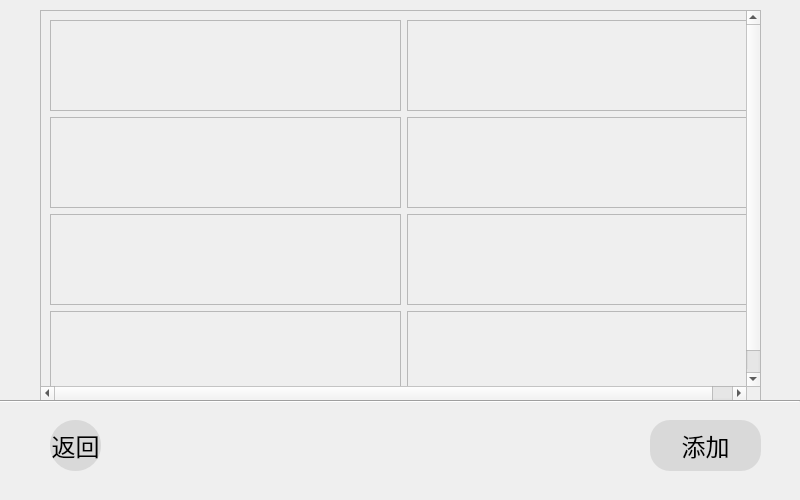
<?xml version="1.0" encoding="UTF-8"?>
<ui version="4.0">
 <class>AllTickets</class>
 <widget class="QMainWindow" name="AllTickets">
  <property name="geometry">
   <rect>
    <x>0</x>
    <y>0</y>
    <width>800</width>
    <height>500</height>
   </rect>
  </property>
  <property name="windowTitle">
   <string>MainWindow</string>
  </property>
  <widget class="QWidget" name="centralwidget">
   <widget class="QScrollArea" name="scrollArea">
    <property name="geometry">
     <rect>
      <x>40</x>
      <y>10</y>
      <width>721</width>
      <height>391</height>
     </rect>
    </property>
    <property name="minimumSize">
     <size>
      <width>721</width>
      <height>321</height>
     </size>
    </property>
    <property name="styleSheet">
     <string notr="true"/>
    </property>
    <property name="widgetResizable">
     <bool>true</bool>
    </property>
    <widget class="QWidget" name="scrollAreaWidgetContents">
     <property name="geometry">
      <rect>
       <x>0</x>
       <y>0</y>
       <width>719</width>
       <height>389</height>
      </rect>
     </property>
     <layout class="QGridLayout" name="gridLayout">
      <item row="0" column="2">
       <widget class="QFrame" name="frame_6">
        <property name="sizePolicy">
         <sizepolicy hsizetype="Preferred" vsizetype="Preferred">
          <horstretch>0</horstretch>
          <verstretch>0</verstretch>
         </sizepolicy>
        </property>
        <property name="minimumSize">
         <size>
          <width>351</width>
          <height>91</height>
         </size>
        </property>
        <property name="frameShape">
         <enum>QFrame::StyledPanel</enum>
        </property>
        <property name="frameShadow">
         <enum>QFrame::Raised</enum>
        </property>
       </widget>
      </item>
      <item row="1" column="2">
       <widget class="QFrame" name="frame_10">
        <property name="sizePolicy">
         <sizepolicy hsizetype="Preferred" vsizetype="Preferred">
          <horstretch>0</horstretch>
          <verstretch>0</verstretch>
         </sizepolicy>
        </property>
        <property name="minimumSize">
         <size>
          <width>351</width>
          <height>91</height>
         </size>
        </property>
        <property name="frameShape">
         <enum>QFrame::StyledPanel</enum>
        </property>
        <property name="frameShadow">
         <enum>QFrame::Raised</enum>
        </property>
       </widget>
      </item>
      <item row="2" column="2">
       <widget class="QFrame" name="frame_11">
        <property name="sizePolicy">
         <sizepolicy hsizetype="Preferred" vsizetype="Preferred">
          <horstretch>0</horstretch>
          <verstretch>0</verstretch>
         </sizepolicy>
        </property>
        <property name="minimumSize">
         <size>
          <width>351</width>
          <height>91</height>
         </size>
        </property>
        <property name="frameShape">
         <enum>QFrame::StyledPanel</enum>
        </property>
        <property name="frameShadow">
         <enum>QFrame::Raised</enum>
        </property>
       </widget>
      </item>
      <item row="3" column="2">
       <widget class="QFrame" name="frame_12">
        <property name="sizePolicy">
         <sizepolicy hsizetype="Preferred" vsizetype="Preferred">
          <horstretch>0</horstretch>
          <verstretch>0</verstretch>
         </sizepolicy>
        </property>
        <property name="minimumSize">
         <size>
          <width>351</width>
          <height>91</height>
         </size>
        </property>
        <property name="frameShape">
         <enum>QFrame::StyledPanel</enum>
        </property>
        <property name="frameShadow">
         <enum>QFrame::Raised</enum>
        </property>
       </widget>
      </item>
      <item row="2" column="0">
       <widget class="QFrame" name="frame_9">
        <property name="sizePolicy">
         <sizepolicy hsizetype="Preferred" vsizetype="Preferred">
          <horstretch>0</horstretch>
          <verstretch>0</verstretch>
         </sizepolicy>
        </property>
        <property name="minimumSize">
         <size>
          <width>351</width>
          <height>91</height>
         </size>
        </property>
        <property name="frameShape">
         <enum>QFrame::StyledPanel</enum>
        </property>
        <property name="frameShadow">
         <enum>QFrame::Raised</enum>
        </property>
       </widget>
      </item>
      <item row="3" column="0">
       <widget class="QFrame" name="frame_13">
        <property name="sizePolicy">
         <sizepolicy hsizetype="Preferred" vsizetype="Preferred">
          <horstretch>0</horstretch>
          <verstretch>0</verstretch>
         </sizepolicy>
        </property>
        <property name="minimumSize">
         <size>
          <width>351</width>
          <height>91</height>
         </size>
        </property>
        <property name="frameShape">
         <enum>QFrame::StyledPanel</enum>
        </property>
        <property name="frameShadow">
         <enum>QFrame::Raised</enum>
        </property>
       </widget>
      </item>
      <item row="1" column="0">
       <widget class="QFrame" name="frame_7">
        <property name="sizePolicy">
         <sizepolicy hsizetype="Preferred" vsizetype="Preferred">
          <horstretch>0</horstretch>
          <verstretch>0</verstretch>
         </sizepolicy>
        </property>
        <property name="minimumSize">
         <size>
          <width>351</width>
          <height>91</height>
         </size>
        </property>
        <property name="frameShape">
         <enum>QFrame::StyledPanel</enum>
        </property>
        <property name="frameShadow">
         <enum>QFrame::Raised</enum>
        </property>
       </widget>
      </item>
      <item row="0" column="0">
       <widget class="QFrame" name="frame_4">
        <property name="sizePolicy">
         <sizepolicy hsizetype="Preferred" vsizetype="Preferred">
          <horstretch>0</horstretch>
          <verstretch>0</verstretch>
         </sizepolicy>
        </property>
        <property name="minimumSize">
         <size>
          <width>351</width>
          <height>91</height>
         </size>
        </property>
        <property name="frameShape">
         <enum>QFrame::StyledPanel</enum>
        </property>
        <property name="frameShadow">
         <enum>QFrame::Raised</enum>
        </property>
       </widget>
      </item>
     </layout>
    </widget>
   </widget>
   <widget class="QPushButton" name="backbtn">
    <property name="geometry">
     <rect>
      <x>50</x>
      <y>420</y>
      <width>51</width>
      <height>51</height>
     </rect>
    </property>
    <property name="sizePolicy">
     <sizepolicy hsizetype="Minimum" vsizetype="Minimum">
      <horstretch>0</horstretch>
      <verstretch>0</verstretch>
     </sizepolicy>
    </property>
    <property name="minimumSize">
     <size>
      <width>0</width>
      <height>9</height>
     </size>
    </property>
    <property name="font">
     <font>
      <family>微软雅黑</family>
      <pointsize>18</pointsize>
     </font>
    </property>
    <property name="cursor">
     <cursorShape>PointingHandCursor</cursorShape>
    </property>
    <property name="layoutDirection">
     <enum>Qt::LeftToRight</enum>
    </property>
    <property name="styleSheet">
     <string notr="true">*{
background-color:#d9d9d9;
border-radius: 25px;
}
QPushButton:pressed{  background-color: #bebebe;}
</string>
    </property>
    <property name="text">
     <string>返回</string>
    </property>
    <property name="iconSize">
     <size>
      <width>20</width>
      <height>20</height>
     </size>
    </property>
   </widget>
   <widget class="QPushButton" name="stfbtn_2">
    <property name="geometry">
     <rect>
      <x>650</x>
      <y>420</y>
      <width>111</width>
      <height>51</height>
     </rect>
    </property>
    <property name="sizePolicy">
     <sizepolicy hsizetype="Minimum" vsizetype="Minimum">
      <horstretch>0</horstretch>
      <verstretch>0</verstretch>
     </sizepolicy>
    </property>
    <property name="minimumSize">
     <size>
      <width>0</width>
      <height>9</height>
     </size>
    </property>
    <property name="font">
     <font>
      <family>微软雅黑</family>
      <pointsize>18</pointsize>
     </font>
    </property>
    <property name="cursor">
     <cursorShape>PointingHandCursor</cursorShape>
    </property>
    <property name="layoutDirection">
     <enum>Qt::LeftToRight</enum>
    </property>
    <property name="styleSheet">
     <string notr="true">*{
background-color:#d9d9d9;
border-radius:20px;
}
QPushButton:pressed{  background-color: #bebebe;}
</string>
    </property>
    <property name="text">
     <string>添加</string>
    </property>
    <property name="iconSize">
     <size>
      <width>20</width>
      <height>20</height>
     </size>
    </property>
   </widget>
   <widget class="Line" name="line">
    <property name="geometry">
     <rect>
      <x>0</x>
      <y>400</y>
      <width>800</width>
      <height>3</height>
     </rect>
    </property>
    <property name="orientation">
     <enum>Qt::Horizontal</enum>
    </property>
   </widget>
  </widget>
 </widget>
 <resources/>
 <connections/>
</ui>
